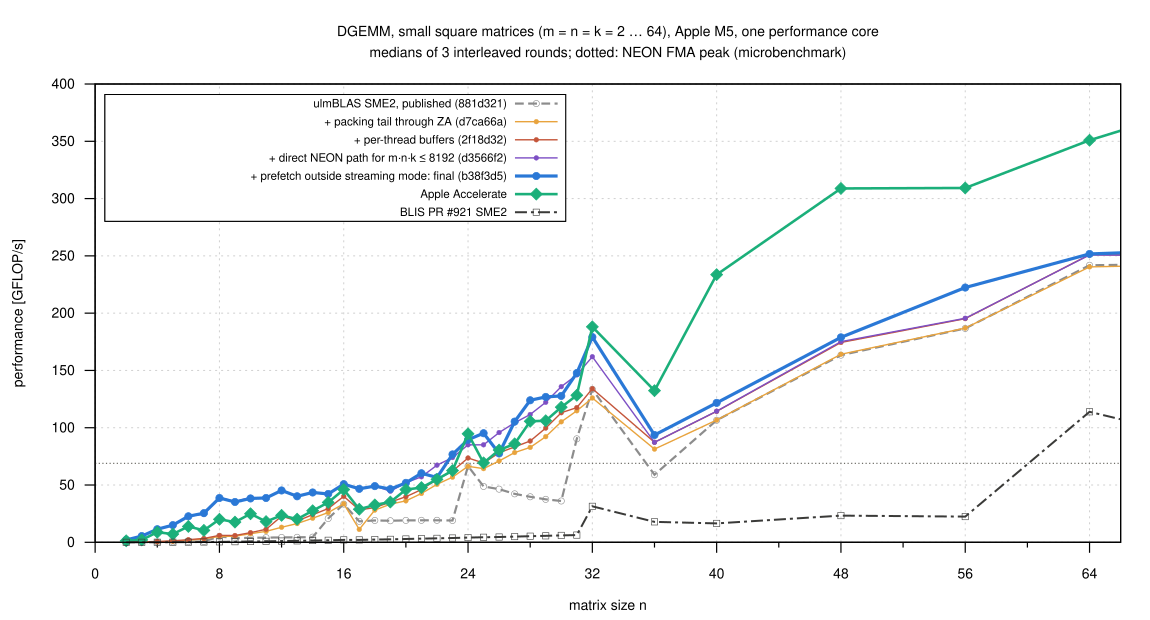

Generate this figure with gnuplot:
load "_style.gp"
set terminal svg size 1150,620 dynamic enhanced font "Helvetica,14" background rgb "white"
set output "small_gflops.svg"
set title "DGEMM, small square matrices (m = n = k = 2 … 64), Apple M5, one performance core\nmedians of 3 interleaved rounds; dotted: NEON FMA peak (microbenchmark)" font ",14"
set xlabel "matrix size n"
set ylabel "performance [GFLOP/s]"
set xrange [0:66]
set xtics 0, 8, 64
set mxtics 2
set yrange [0:400]
set key inside left top vertical font ",11.5" spacing 1.05 box opaque
plot NEONPEAK with lines ls 9 notitle, \
     S."squares.csv" using "n":"published" with linespoints ls 1 title L1, \
     ""              using "n":"packtail"  with linespoints ls 2 title L2, \
     ""              using "n":"cache"     with linespoints ls 3 title L3, \
     ""              using "n":"direct"    with linespoints ls 4 title L4, \
     ""              using "n":"final"     with linespoints ls 5 title L5, \
     ""              using "n":"accelerate" with linespoints ls 6 title L6, \
     ""              using "n":"blis_sme"  with linespoints ls 7 title L7
